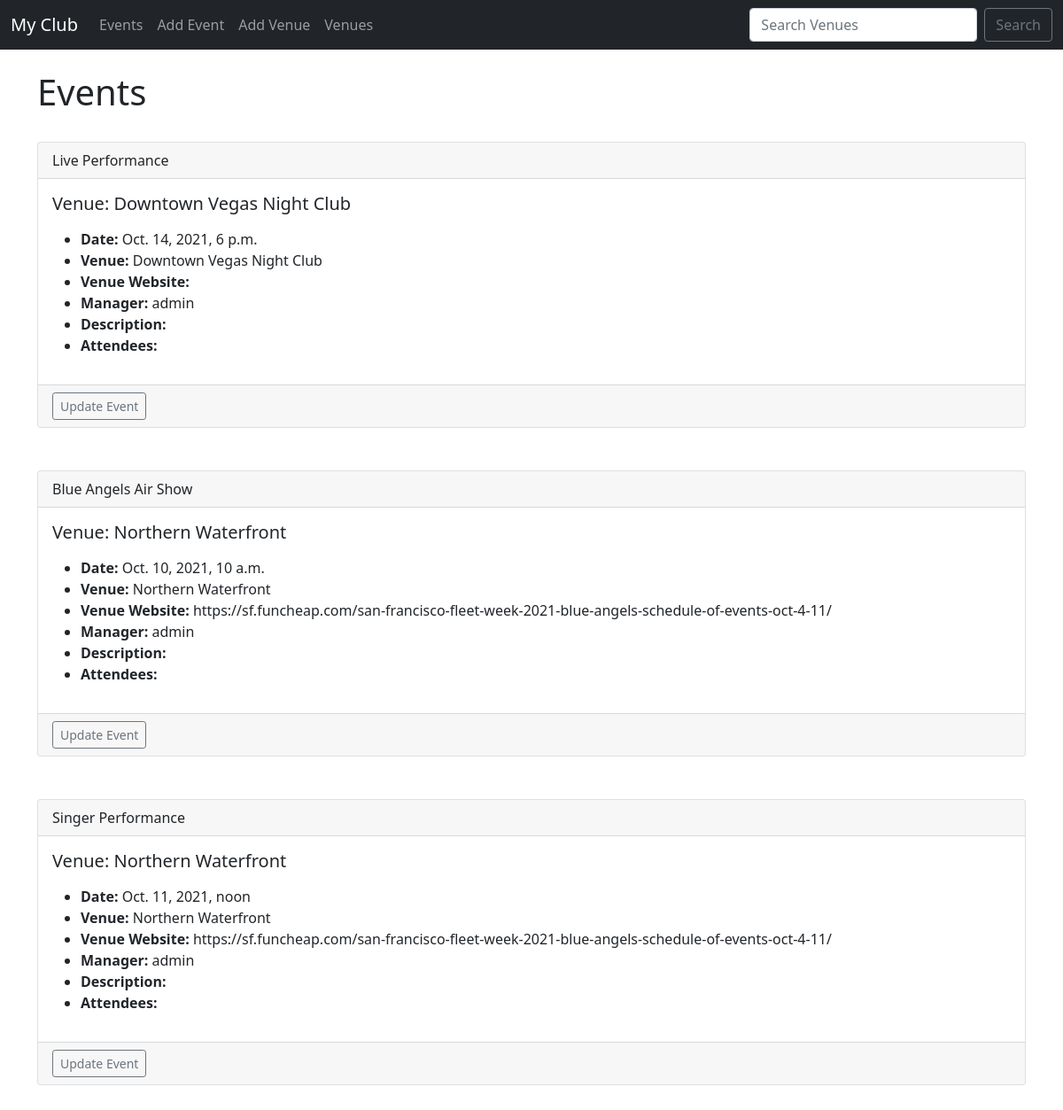
/events, run on an earlier commit of the app's database.
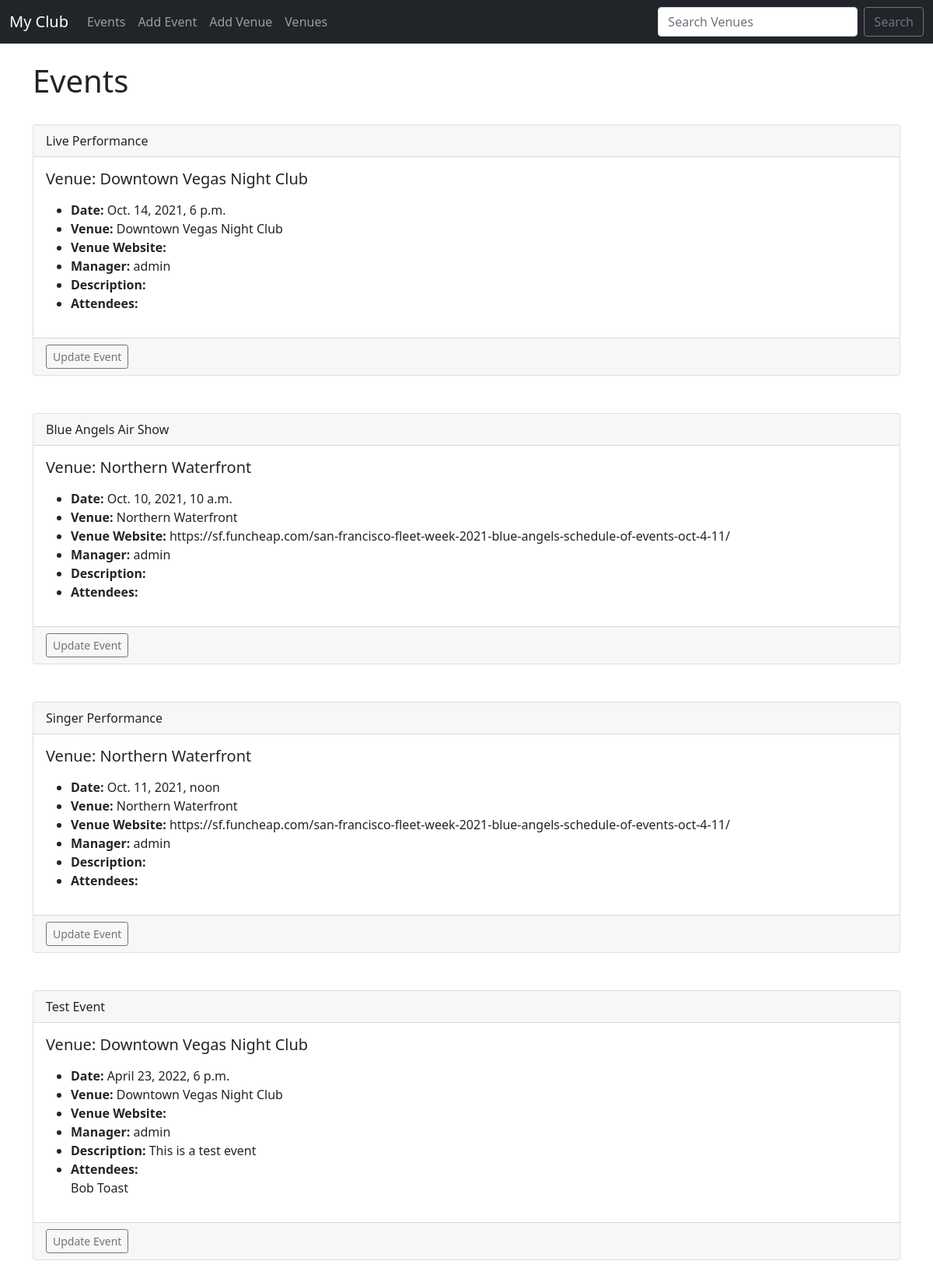
And on a later commit of the database.
### events/models.py (models this page shows)
class Event(models.Model):
    name = models.CharField('Event Name', max_length=120)
    event_date = models.DateTimeField('Event Date')
    venue = models.ForeignKey(
        Venue, blank=True, null=True, on_delete=models.CASCADE)
    manager = models.ForeignKey(User, blank=True, null=True, on_delete=models.SET_NULL)
    description = models.TextField(blank=True)
    attendees = models.ManyToManyField(MyClubUser, blank=True)
    def __str__(self):
        return self.name

class Venue(models.Model):
    name = models.CharField('Venue Name', max_length=120)
    address = models.CharField(max_length=300)
    zip_code = models.CharField('Zip Code', max_length=15)
    phone = models.CharField('Contact Phone', max_length=25, blank=True)
    web = models.URLField('Website Address', blank=True)
    email_address = models.EmailField('Email Address', blank=True)
    def __str__(self):
        return self.name

class MyClubUser(models.Model):
    first_name = models.CharField(max_length=30)
    last_name = models.CharField(max_length=30)
    email = models.EmailField('User Email')
    def __str__(self):
        return self.first_name + ' ' + self.last_name

### events/views.py (the view)
# urls.py: path('events', views.all_events, name="list-events"),
def all_events(request):
    event_list = Event.objects.all()
    return render(request,
        'events/event_list.html', {
        "event_list": event_list})

### events/templates/events/event_list.html
{% extends 'events/base.html' %}
{% block content %}
<h1>Events</h1><br />
{% for event in event_list %}
  <div class="card">
    <div class="card-header">
      {{ event }}
    </div>
    <div class="card-body">
      <h5 class="card-title">Venue: {{ event.venue }}</h5>
      <p class="card-text">
        <ul>
          <li><strong>Date:</strong> {{ event.event_date }}</li>
          <li><strong>Venue:</strong> {{ event.venue }}</li>
          <li><strong>Venue Website:</strong> {{ event.venue.web }}</li>
          <li><strong>Manager:</strong> {{ event.manager }}</li>
          <li><strong>Description:</strong> {{ event.description }}</li>
          <li><strong>Attendees:</strong>
            {% for user in event.attendees.all %}
              <br />{{ user }}
            {% endfor %}
          </li>
        </ul>
      </p>
    </div>
    <div class="card-footer text-muted">
        <a href="{% url 'update-event' event.id %}" class="btn btn-outline-secondary btn-sm">Update Event</a>
    </div>
  </div>
  <br /><br />
{% endfor %}
{% endblock %}

### events/templates/events/base.html (shortened to what this page needs)
<!doctype html>
<html lang="en">
<head>
  <link href="https://cdn.jsdelivr.net/npm/bootstrap@5.1.2/dist/css/bootstrap.min.css" rel="stylesheet"
>
</head>
<body>
  {% include 'events/navbar.html' %}
  <br />
  <div class="container">
    {% block content %}
    {% endblock %}
  </div>
</body>
</html>

### events/templates/events/navbar.html (shortened to what this page needs)
<nav class="navbar navbar-expand-lg navbar-dark bg-dark">
  <div class="container-fluid">
    <a class="navbar-brand" href="{% url 'home' %}">My Club</a>
    <div class="collapse navbar-collapse" id="navbarSupportedContent">
      <ul class="navbar-nav me-auto mb-2 mb-lg-0">
        <li class="nav-item">
          <a class="nav-link" href="{% url 'list-events' %}">Events</a>
        </li>
        <li class="nav-item">
            <a class="nav-link" href="{% url 'add-event' %}">Add Event</a>
        </li>
        <li class="nav-item">
          <a class="nav-link" href="{% url 'add-venue' %}">Add Venue</a>
        </li>
        <li class="nav-item">
          <a class="nav-link" href="{% url 'list-venues' %}">Venues</a>
        </li>
      </ul>
        <form class="d-flex" method=POST action="{% url 'search-venues' %}">
        <input class="form-control me-2" type="search" placeholder="Search Venues" aria-label="Search" name="searched">
        <button class="btn btn-outline-secondary" type="submit">Search</button>
      </form>
    </div>
  </div>
</nav>

What changed in the data, as far as the page shows it:
added Event: name "Test Event", venue "Downtown Vegas Night Club", event_date "April 23, 2022, 6 p.m.", manager "admin", description "This is a test event"
now on this page (row unchanged): MyClubUser: first_name+last_name "Bob Toast"
